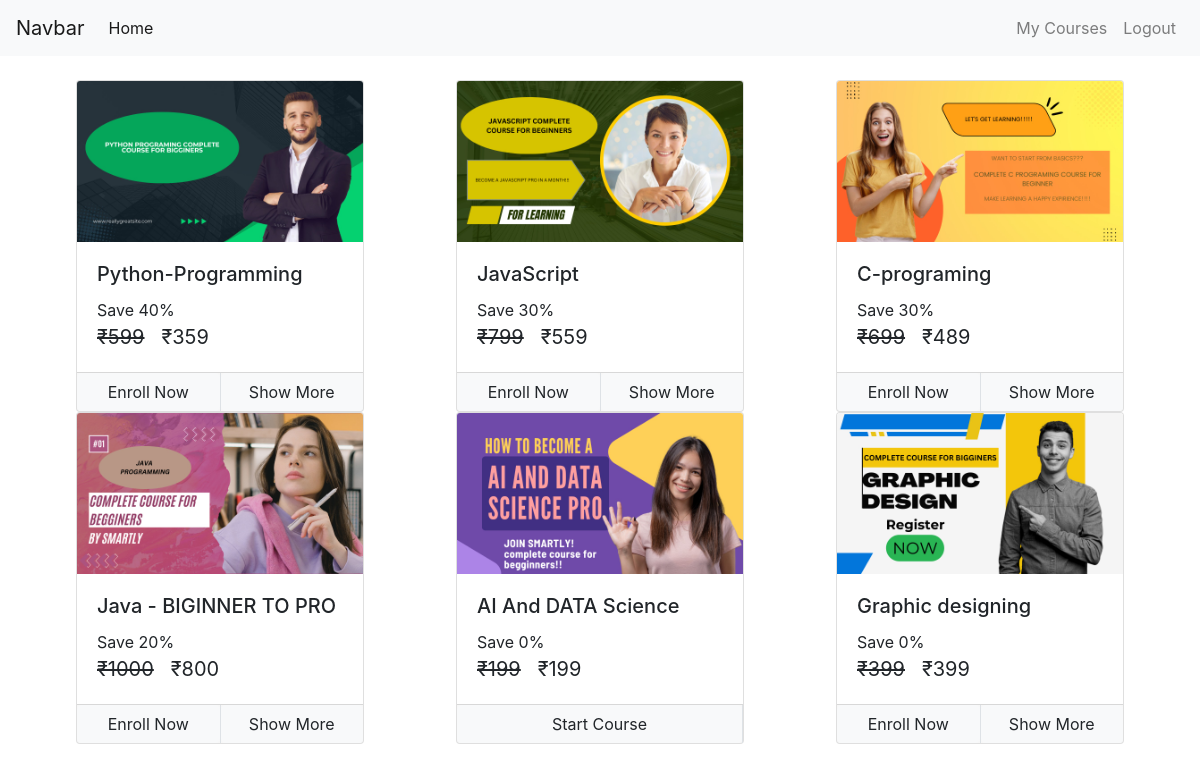
The app's page / (signed in) with its own data.
### Smartly/models/course.py (models this page shows, shortened)
class Course(models.Model):
    name = models.CharField(max_length = 50 , null=False)
    slug= models.CharField(max_length = 50 , null=False , unique= True)
    description = models.CharField(max_length = 200 , null = True)
    price=models.IntegerField( null = False )
    discount =models.IntegerField( null = False , default=0 )
    active = models.BooleanField(default=False)
    thumbnail = models.ImageField(upload_to="files/thumbnail")
    date= models.DateTimeField(auto_now_add=True)
    resource= models.FileField(upload_to="files/resource")
    length=models.IntegerField( null = False)

### Smartly/views/homepage.py (the view)
# urls.py: path('', HomePageView.as_view() , name = 'home'),
class HomePageView(ListView):
    template_name = "Smartly/home.html"
    queryset = Course.objects.filter(active=True)
    context_object_name = 'courses'

### Smartly/templatetags/course_custom_tags.py (called while the page is built)
@register.simple_tag
def cal_sellprice(price , discount):
    if discount is None or discount is 0:
        return price
    sellprice = price
    sellprice = price - ( price * discount * 0.01 )
    return math.floor(sellprice)

@register.filter
def rupee(price):
    return f'₹{price}'

@register.simple_tag
def is_enrolled(request , course):
    user = None
    if not request.user.is_authenticated:
        return False
    user = request.user
    try:
        user_course = UserCourse.objects.get(user = user  , course = course)
        return True
    except:
        return False

### Smartly/templates/Smartly/home.html (shortened to what this page needs)
{% extends 'Smartly/base.html' %}
{% load course_custom_tags %}
{%block content%}
<div class="container">
    <br>
    <div class="row">
        {% for course in courses %}
        <div class="col mx-auto">
            <div class="card mx-auto" style="width: 18rem;">
                <img class="card-img-top" src="{{course.thumbnail.url}}" alt="Card image cap">
                <div class="card-body">
                    <h5 class="card-title">{{course.name}}</h5>
                    <p class="card-text m-0 p-0">
                        Save {{course.discount}}%
                        <br>
                        <span class="price">
                            <del>{{course.price|rupee}}</del>
                            <span>{% cal_sellprice course.price course.discount as value %} {{value|rupee}}</span>
                        </span>
                    </p>
                </div>
                <div class="card-footer p-0">
                    {% is_enrolled request course as enrolled %}
                    <div class="row no-gutters">
                        {% if enrolled %}
                        <div class="col border-right">
                            <a href="{% url 'coursepage' course.slug %}" class="btn btn-light btn-block">Start Course</a>
                        </div>
                        {% else %}
                        <div class="col border-right">
                            <a href="/check-out/{{course.slug}}" class="btn btn-light btn-block">Enroll Now</a>
                        </div>
                        <div class="col">
                            <a href="{% url 'coursepage' course.slug %}" class="btn btn-light btn-block">Show More</a>
                        </div>
                        {% endif %}
                    </div>
                </div>
            </div>
        </div>
        {% endfor %}
    </div>
</div>
{%endblock%}

### Smartly/static/Smartly/css/common.css (style rules this page uses)
.price { font-size: 20px; }

### Smartly/templates/Smartly/home.html (style rules this page uses)
.price { font-size: 20px; }

### records on screen
Course: thumbnail (picture), name "Python-Programming", discount "40", price "₹599", value "₹359"
Course: thumbnail (picture), name "JavaScript", discount "30", price "₹799", value "₹559"
Course: thumbnail (picture), name "C-programing", discount "30", price "₹699", value "₹489"
Course: thumbnail (picture), name "Java - BIGINNER TO PRO", discount "20", price "₹1000", value "₹800"
Course: thumbnail (picture), name "AI And DATA Science", discount "0", price "₹199", value "₹199", shows "Start Course"
Course: thumbnail (picture), name "Graphic designing", discount "0", price "₹399", value "₹399"
